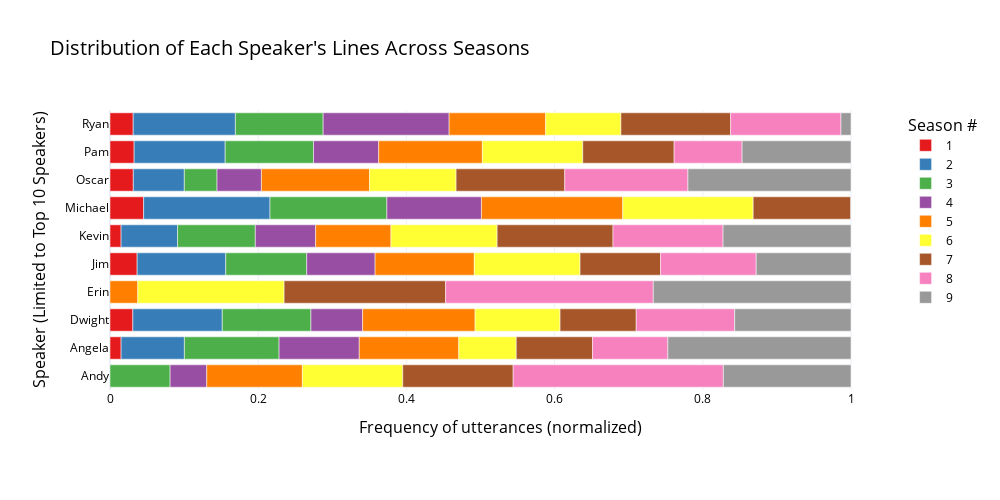

The code cell stored with this chart in its notebook:
### Markdown cell above
That's one view of per-season speakers, albeit somewhat challenging to interpret given there are a different number of total utterances per season.

What about each character's speaking per season:

### Code cell
title = "Distribution of Each Speaker's Lines Across Seasons"
hlabel = "Frequency of utterances (normalized)"
vlabel = "Speaker (Limited to Top 10 Speakers)"
legend_label = "Season #"

template = 'plotly_white'
colormap = px.colors.qualitative.Set1

width = 1000; height = 500; margin = 110

fig = top_10_groupedby_speaker.plot.barh(color_discrete_sequence=colormap)

fig.update_layout(
    template=template,
    title=dict(text=title, font=dict(size=20)),
    xaxis_title=dict(text=hlabel, font=dict(size=16)),
    yaxis_title=dict(text=vlabel, font=dict(size=16)),
    legend_title=dict(text=legend_label, font=dict(size=16)),
    margin=dict(l=margin, r=margin, t=margin, b=margin),
    width=width, 
    height=height,
    font=dict(family='Open Sans, Arial', color='black')
)

fig.show()

### Figure 1 — Plotly figure (JSON) as saved in the notebook; plotly's stock layout.template omitted (floating-point values rounded to 4 significant figures)
{"data": [{"alignmentgroup": "True", "hovertemplate": "season=1<br>value=%{x}<br>speaker=%{y}<extra></extra>", "legendgroup": "1", "marker": {"color": "rgb(228,26,28)", "pattern": {"shape": ""}}, "name": "1", "offsetgroup": "1", "orientation": "h", "showlegend": true, "textposition": "auto", "type": "bar", "x": [null, 0.01499, 0.03081, null, 0.03664, 0.01498, 0.04539, 0.03144, 0.03258, 0.0313], "xaxis": "x", "y": ["Andy", "Angela", "Dwight", "Erin", "Jim", "Kevin", "Michael", "Oscar", "Pam", "Ryan"], "yaxis": "y"}, {"alignmentgroup": "True", "hovertemplate": "season=2<br>value=%{x}<br>speaker=%{y}<extra></extra>", "legendgroup": "2", "marker": {"color": "rgb(55,126,184)", "pattern": {"shape": ""}}, "name": "2", "offsetgroup": "2", "orientation": "h", "showlegend": true, "textposition": "auto", "type": "bar", "x": [null, 0.0854, 0.1207, null, 0.1196, 0.07622, 0.1705, 0.06886, 0.1229, 0.1379], "xaxis": "x", "y": ["Andy", "Angela", "Dwight", "Erin", "Jim", "Kevin", "Michael", "Oscar", "Pam", "Ryan"], "yaxis": "y"}, {"alignmentgroup": "True", "hovertemplate": "season=3<br>value=%{x}<br>speaker=%{y}<extra></extra>", "legendgroup": "3", "marker": {"color": "rgb(77,175,74)", "pattern": {"shape": ""}}, "name": "3", "offsetgroup": "3", "orientation": "h", "showlegend": true, "textposition": "auto", "type": "bar", "x": [0.08112, 0.1278, 0.1197, null, 0.1093, 0.1049, 0.1578, 0.04416, 0.1192, 0.1184], "xaxis": "x", "y": ["Andy", "Angela", "Dwight", "Erin", "Jim", "Kevin", "Michael", "Oscar", "Pam", "Ryan"], "yaxis": "y"}, {"alignmentgroup": "True", "hovertemplate": "season=4<br>value=%{x}<br>speaker=%{y}<extra></extra>", "legendgroup": "4", "marker": {"color": "rgb(152,78,163)", "pattern": {"shape": ""}}, "name": "4", "offsetgroup": "4", "orientation": "h", "showlegend": true, "textposition": "auto", "type": "bar", "x": [0.04949, 0.1082, 0.06976, null, 0.09225, 0.08143, 0.1275, 0.05988, 0.08787, 0.1701], "xaxis": "x", "y": ["Andy", "Angela", "Dwight", "Erin", "Jim", "Kevin", "Michael", "Oscar", "Pam", "Ryan"], "yaxis": "y"}, {"alignmentgroup": "True", "hovertemplate": "season=5<br>value=%{x}<br>speaker=%{y}<extra></extra>", "legendgroup": "5", "marker": {"color": "rgb(255,127,0)", "pattern": {"shape": ""}}, "name": "5", "offsetgroup": "5", "orientation": "h", "showlegend": true, "textposition": "auto", "type": "bar", "x": [0.129, 0.1343, 0.1518, 0.03751, 0.1339, 0.1016, 0.1908, 0.146, 0.14, 0.1303], "xaxis": "x", "y": ["Andy", "Angela", "Dwight", "Erin", "Jim", "Kevin", "Michael", "Oscar", "Pam", "Ryan"], "yaxis": "y"}, {"alignmentgroup": "True", "hovertemplate": "season=6<br>value=%{x}<br>speaker=%{y}<extra></extra>", "legendgroup": "6", "marker": {"color": "rgb(255,255,51)", "pattern": {"shape": ""}}, "name": "6", "offsetgroup": "6", "orientation": "h", "showlegend": true, "textposition": "auto", "type": "bar", "x": [0.1355, 0.07757, 0.1146, 0.1975, 0.1427, 0.1433, 0.176, 0.1168, 0.1355, 0.1015], "xaxis": "x", "y": ["Andy", "Angela", "Dwight", "Erin", "Jim", "Kevin", "Michael", "Oscar", "Pam", "Ryan"], "yaxis": "y"}, {"alignmentgroup": "True", "hovertemplate": "season=7<br>value=%{x}<br>speaker=%{y}<extra></extra>", "legendgroup": "7", "marker": {"color": "rgb(166,86,40)", "pattern": {"shape": ""}}, "name": "7", "offsetgroup": "7", "orientation": "h", "showlegend": true, "textposition": "auto", "type": "bar", "x": [0.149, 0.103, 0.1028, 0.218, 0.1086, 0.1564, 0.1318, 0.1467, 0.1233, 0.1481], "xaxis": "x", "y": ["Andy", "Angela", "Dwight", "Erin", "Jim", "Kevin", "Michael", "Oscar", "Pam", "Ryan"], "yaxis": "y"}, {"alignmentgroup": "True", "hovertemplate": "season=8<br>value=%{x}<br>speaker=%{y}<extra></extra>", "legendgroup": "8", "marker": {"color": "rgb(247,129,191)", "pattern": {"shape": ""}}, "name": "8", "offsetgroup": "8", "orientation": "h", "showlegend": true, "textposition": "auto", "type": "bar", "x": [0.2837, 0.1017, 0.1328, 0.2803, 0.1291, 0.1485, null, 0.1662, 0.0917, 0.1489], "xaxis": "x", "y": ["Andy", "Angela", "Dwight", "Erin", "Jim", "Kevin", "Michael", "Oscar", "Pam", "Ryan"], "yaxis": "y"}, {"alignmentgroup": "True", "hovertemplate": "season=9<br>value=%{x}<br>speaker=%{y}<extra></extra>", "legendgroup": "9", "marker": {"color": "rgb(153,153,153)", "pattern": {"shape": ""}}, "name": "9", "offsetgroup": "9", "orientation": "h", "showlegend": true, "textposition": "auto", "type": "bar", "x": [0.1723, 0.2471, 0.157, 0.2668, 0.1279, 0.1726, 0.0001856, 0.2201, 0.147, 0.01354], "xaxis": "x", "y": ["Andy", "Angela", "Dwight", "Erin", "Jim", "Kevin", "Michael", "Oscar", "Pam", "Ryan"], "yaxis": "y"}], "layout": {"barmode": "relative", "font": {"color": "black", "family": "Open Sans, Arial"}, "height": 500, "legend": {"title": {"font": {"size": 16}, "text": "Season #"}, "tracegroupgap": 0}, "margin": {"b": 110, "l": 110, "r": 110, "t": 110}, "title": {"font": {"size": 20}, "text": "Distribution of Each Speaker's Lines Across Seasons"}, "width": 1000, "xaxis": {"anchor": "y", "domain": [0, 1], "title": {"font": {"size": 16}, "text": "Frequency of utterances (normalized)"}}, "yaxis": {"anchor": "x", "domain": [0, 1], "title": {"font": {"size": 16}, "text": "Speaker (Limited to Top 10 Speakers)"}}}}
